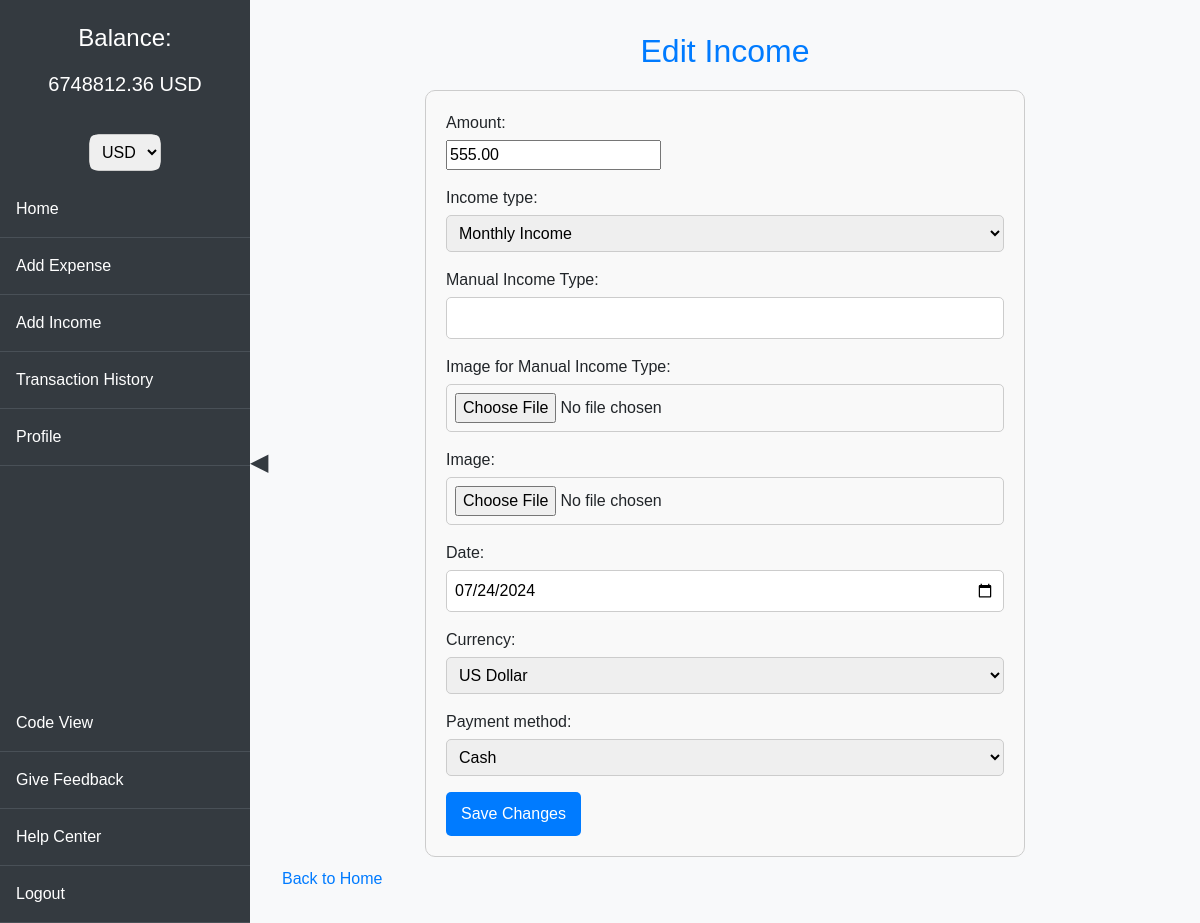
The app's page /edit_income/40/ (signed in) with its own data.
### history/models.py (models this page shows, shortened)
class AccountBalance(models.Model):
    user = models.OneToOneField(User, on_delete=models.CASCADE)
    balance = models.DecimalField(max_digits=10, decimal_places=2, default=0.00)
    wallet_type = models.CharField(max_length=50, default='default')

class Income(models.Model):
    CURRENCY_CHOICES = [
        ('UZS', 'Uzbekistani Som'),
        ('USD', 'US Dollar'),
        ('RUB', 'Russian Rouble'),
    ]
    PAYMENT_METHOD_CHOICES = [
        ('cash', 'Cash'),
        ('card', 'Card'),
        ('crypto', 'Crypto'),
    ]
    amount = models.DecimalField(max_digits=10, decimal_places=2)
    income_type = models.ForeignKey(IncomeType, on_delete=models.SET_NULL, null=True, blank=True)
    manual_income_type = models.CharField(max_length=255, null=True, blank=True)
    manual_income_image = models.ImageField(upload_to='manual_income_types/', null=True, blank=True)
    image = models.ImageField(upload_to='incomes/', null=True, blank=True)
    date = models.DateField()
    account_balance = models.ForeignKey(AccountBalance, on_delete=models.CASCADE)
    currency = models.CharField(max_length=3, choices=CURRENCY_CHOICES, default='UZS')
    payment_method = models.CharField(max_length=6, choices=PAYMENT_METHOD_CHOICES, default='cash')

### history/views.py (the view)
# urls.py: path('edit_income/<int:income_id>/', views.edit_income, name='edit_income'),
@login_required
def edit_income(request, income_id):
    selected_currency = get_selected_currency(request)
    income = get_object_or_404(Income, id=income_id, account_balance__user=request.user)
    if request.method == 'POST':
        form = IncomeForm(request.POST, request.FILES, instance=income)
        if form.is_valid():
            with transaction.atomic():
                updated_income = form.save(commit=False)
                original_amount_in_uzs = convert_to_uzs(income.amount, income.currency)
                updated_amount_in_uzs = convert_to_uzs(updated_income.amount, updated_income.currency)
                account_balance = income.account_balance
                balance_change = updated_amount_in_uzs - original_amount_in_uzs
                account_balance.balance += balance_change
                account_balance.save()
                updated_income.save()
                messages.success(request, 'Income updated successfully.')
                return redirect(f"{reverse('index')}?currency={selected_currency}")
    else:
        form = IncomeForm(instance=income)
    income_types = IncomeType.objects.all()
    return render(request, 'history/edit_income.html', {'form': form, 'income_types': income_types, 'income': income, 'currency': selected_currency})

### history/forms.py (shortened to what this page needs)
class IncomeForm(forms.ModelForm):
    manual_income_type = forms.CharField(required=False, label='Manual Income Type')
    manual_income_image = forms.ImageField(required=False, label='Image for Manual Income Type')
    date = forms.DateField(widget=forms.DateInput(attrs={'type': 'date'}))
    currency = forms.ChoiceField(choices=[
        ('UZS', 'Uzbekistani Som'),
        ('USD', 'US Dollar'),
        ('RUB', 'Russian Rouble')
    ])
    payment_method = forms.ChoiceField(choices=[
        ('cash', 'Cash'),
        ('card', 'Card'),
        ('crypto', 'Crypto')
    ])
    class Meta:
        model = Income
        fields = ['amount', 'income_type', 'manual_income_type', 'manual_income_image', 'image', 'date', 'currency', 'payment_method']

### history/context_processors.py (called while the page is built)
def account_balance(request):
    if request.user.is_authenticated:
        account_balance, created = AccountBalance.objects.get_or_create(user=request.user)
        return {'balance': account_balance.balance}
    return {}

### history/models.py (called while the page is built)
    def __str__(self):
        return self.name

### history/views.py (called while the page is built)
def get_selected_currency(request):
    return request.session.get('currency', 'USD')

### templates/history/edit_income.html (shortened to what this page needs)
{% extends 'base.html' %}
{% block content %}
<h1 class="edit-title animate__animated animate__fadeIn">Edit Income</h1>
<form method="post" class="edit-form animate__animated animate__fadeIn">
    {{ form.as_p }}
    <button type="submit" class="save-button animate__animated animate__fadeIn">Save Changes</button>
</form>
<a href="{% url 'index' %}" class="back-link animate__animated animate__fadeIn">Back to Home</a>
{% endblock %}

### templates/base.html (shortened to what this page needs)
<!DOCTYPE html>
<html lang="en">
<head>
    <link href="https://cdn.jsdelivr.net/npm/bootstrap@5.3.0/dist/css/bootstrap.min.css" rel="stylesheet">
    <link href="https://cdnjs.cloudflare.com/ajax/libs/animate.css/4.1.1/animate.min.css" rel="stylesheet">
</head>
<body>
    <div class="sidebar">
        <div class="balance">
            <p style="font-weight: 200;">Balance:</p> <h5 id="balance">{{ balance|floatformat:2 }} {{ currency }}</h5>
        </div>
        <form method="get" action="{% url 'index' %}" class="currency-selector">
            <select name="currency" onchange="this.form.submit()">
                <option value="USD" {% if currency == 'USD' %}selected{% endif %}>USD</option>
            </select>
        </form>
        <a href="{% url 'index' %}">Home</a>
        <a href="{% url 'add_expense' %}">Add Expense</a>
        <a href="{% url 'add_income' %}">Add Income</a>
        <a href="{% url 'history' %}">Transaction History</a>
        <a href="{% url 'users:profile' %}">Profile</a>
        <div class="mt-auto w-100">
            <a href="https://github.com/AzizDev00/transactions_history" target="_blank">Code View</a>
            <a href="https://github.com/AzizDev00/transactions_history" target="_blank">Give Feedback</a>
            <a href="https://t.me/azizbek2308" target="_blank">Help Center</a>
            <a href="{% url 'users:logout' %}">Logout</a>
        </div>
    </div>
    <div class="sidebar-toggle" onclick="toggleSidebar()">&#9664;</div>
    <div class="content">
        <div class="main-content">
            {% block content %}{% endblock %}
        </div>
    </div>
</body>
</html>

### templates/base.html (style rules this page uses)
body { font-family: 'Arial', sans-serif; background-color: #f8f9fa; margin: 0; padding: 0; display: flex; flex-direction: column; }
.sidebar { width: 250px; background-color: #343a40; color: white; position: fixed; top: 0; bottom: 0; left: 0; z-index: 1000; display: flex; flex-direction: column; align-items: center; transition: transform 0.3s ease; }
.sidebar a { display: block; color: white; text-decoration: none; padding: 1em; width: 100%; text-align: left; border-bottom: 1px solid #495057; transition: background-color 0.3s; }
.content { margin-left: 250px; padding: 2em; flex-grow: 1; transition: margin-left 0.3s ease; }
.sidebar-toggle { position: absolute; top: 50%; left: 250px; transform: translateY(-50%); font-size: 24px; cursor: pointer; color: #343a40; z-index: 1001; }
.balance { font-size: 1.5em; font-weight: bold; margin: 20px 0; text-align: center; }
.currency-selector { margin: 10px 0; }
form { border: 1px solid #ccc; border-radius: 10px; background: #f9f9f9; }
input[type="text"], select { width: 100%; padding: 8px; box-sizing: border-box; border: 1px solid #ccc; border-radius: 5px; border: none; }

### templates/history/edit_income.html (style rules this page uses)
.edit-title { font-size: 2em; margin-bottom: 20px; text-align: center; color: #007bff; }
.edit-form { max-width: 600px; margin: 0 auto; padding: 20px; border: 1px solid #ccc; border-radius: 10px; background: #f9f9f9; }
.edit-form label { display: block; margin-bottom: 5px; }
.edit-form input[type="text"], .edit-form input[type="date"], .edit-form input[type="file"], .edit-form select { width: 100%; padding: 8px; box-sizing: border-box; border: 1px solid #ccc; border-radius: 5px; }
.save-button { display: inline-block; padding: 10px 15px; font-size: 1em; color: #fff; background: #007bff; border: none; border-radius: 5px; cursor: pointer; transition: background-color 0.3s; }
.back-link { display: inline-block; margin-top: 10px; text-decoration: none; color: #007bff; transition: color 0.3s; }

### records on screen
AccountBalance: balance "6748812.36"
Income: currency "USD", amount "555.00", income_type "Monthly Income", date "07/24/2024", currency "US Dollar", payment_method "Cash"
